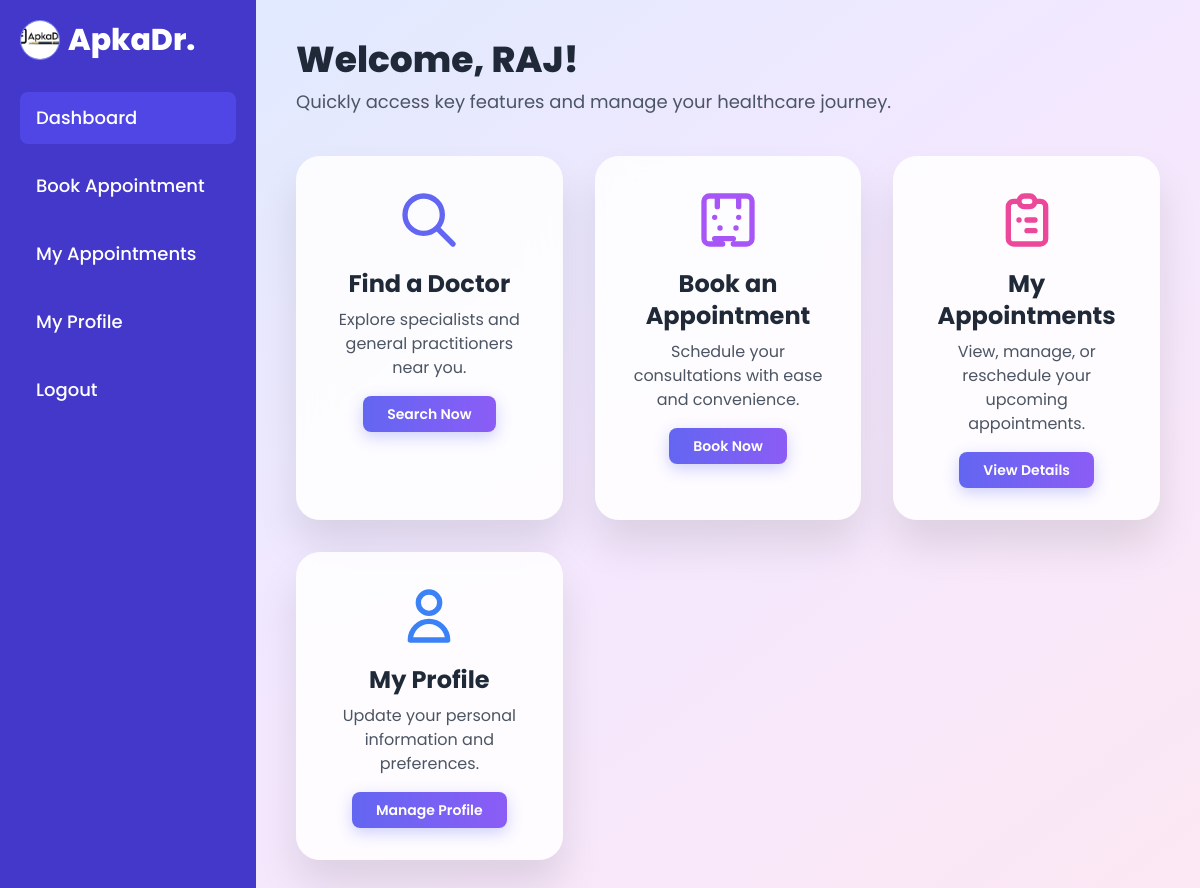
/user_dashboard/2 (signed in), run on an earlier commit of the app's database.
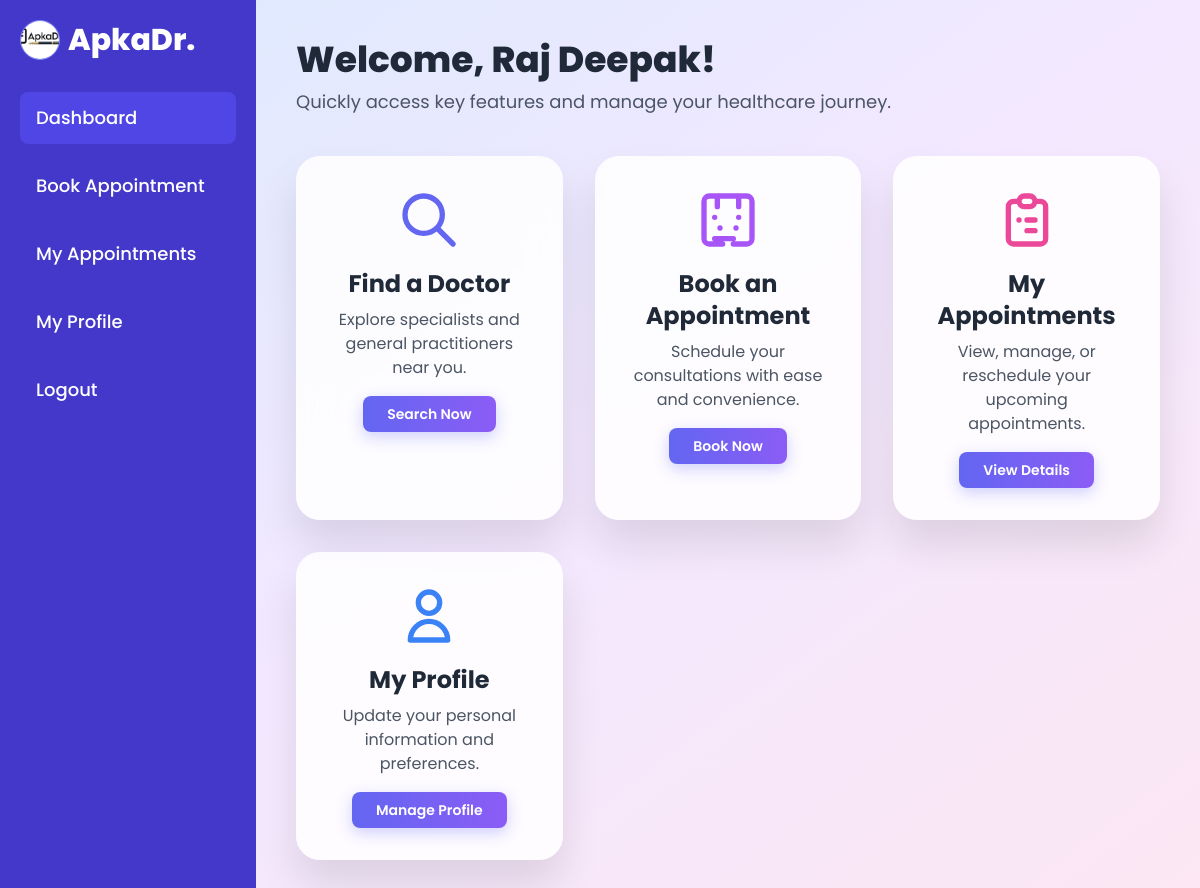
And on a later commit of the database.
### backend/models.py (models this page shows)
class User(db.Model):
    id = db.Column(db.Integer(), primary_key=True)
    fullName = db.Column(db.String(), nullable=False)  # Removed unique=True
    email = db.Column(db.String(), unique=True, nullable=False)
    age = db.Column(db.Integer(), nullable=False)
    phone = db.Column(db.String(), nullable=False)
    address = db.Column(db.String(), nullable=False)
    password = db.Column(db.String(),nullable=False)
    type = db.Column(db.String(), default="general")
    appointments = db.relationship('Appointment', backref='patient', lazy=True, primaryjoin="User.id == Appointment.user_id")

### backend/controllers.py (the view)
@app.route("/user_dashboard/<int:user_id>")
def user_dashboard(user_id):
    user = User.query.get_or_404(user_id)
    if session.get("user_type") != "general" or session.get("user_id") != user.id:
        flash("Unauthorized access", "danger")
        return redirect(url_for("login_page"))
    return render_template("user/user_dashboard.html", user=user)

### templates/user/user_dashboard.html (shortened to what the changed rows need)
<!DOCTYPE html>
<html lang="en">
<head>
    <script src="https://cdn.tailwindcss.com"></script>
    <link rel="stylesheet" href="https://cdnjs.cloudflare.com/ajax/libs/font-awesome/6.0.0-beta3/css/all.min.css">
</head>
<body class="bg-gradient-to-br from-blue-100 via-purple-100 to-pink-100 min-h-screen flex flex-col">
    <div class="flex flex-1">
        <main class="flex-1 p-6 md:p-10">
            <h2 class="text-4xl font-extrabold text-gray-800 mb-2">Welcome, {{ user.fullName }}!</h2>
            <p class="text-gray-600 text-lg mb-10">Quickly access key features and manage your healthcare journey.</p>
            <div class="grid grid-cols-1 md:grid-cols-2 lg:grid-cols-3 gap-8">
                <a href="{{ url_for('search_doctors') }}"
                    class="card-aesthetic p-8 flex flex-col items-center text-center hover:cursor-pointer">
                </a>
                <a href="{{ url_for('search_doctors') }}"
                    class="card-aesthetic p-8 flex flex-col items-center text-center hover:cursor-pointer">
                </a>
                <a href="{{ url_for('my_appointments') }}"
                    class="card-aesthetic p-8 flex flex-col items-center text-center hover:cursor-pointer">
                </a>
                <a href="{{ url_for('user_profile') }}"
                    class="card-aesthetic p-8 flex flex-col items-center text-center hover:cursor-pointer">
                </a>
            </div>
        </main>
    </div>
</body>
</html>

What changed in the data, as far as the page shows it:
changed User: fullName "RAJ" → "Raj Deepak"
